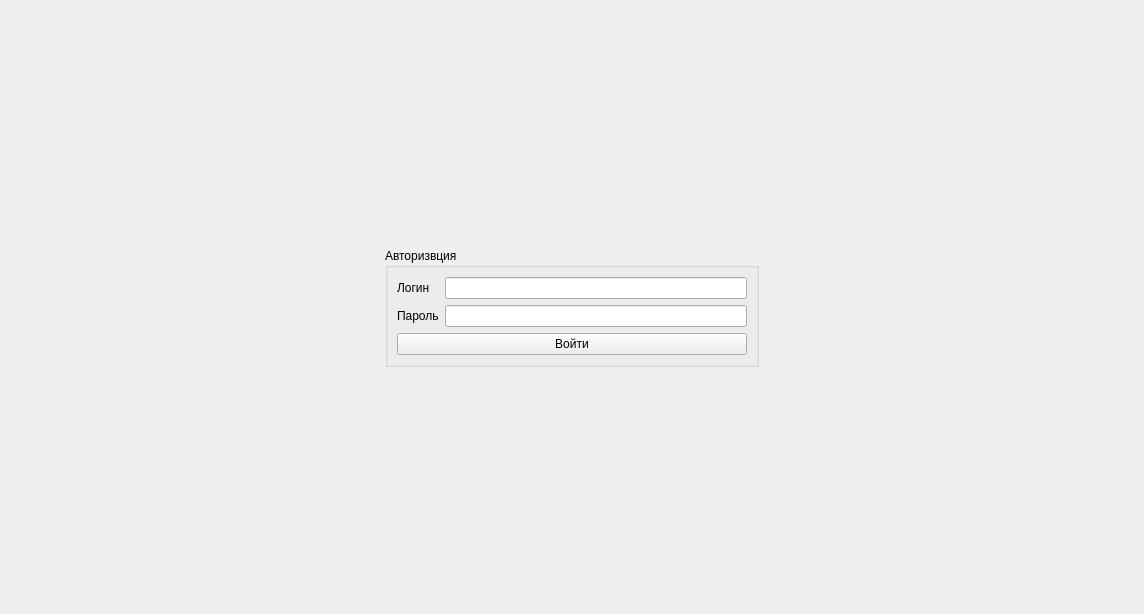
<?xml version="1.0" encoding="UTF-8"?>
<ui version="4.0">
 <class>AuthorizWindow</class>
 <widget class="QWidget" name="AuthorizWindow">
  <property name="geometry">
   <rect>
    <x>0</x>
    <y>0</y>
    <width>1144</width>
    <height>614</height>
   </rect>
  </property>
  <property name="windowTitle">
   <string>Form</string>
  </property>
  <layout class="QGridLayout" name="gridLayout">
   <item row="1" column="1">
    <widget class="QGroupBox" name="groupBox">
     <property name="enabled">
      <bool>true</bool>
     </property>
     <property name="sizePolicy">
      <sizepolicy hsizetype="Preferred" vsizetype="Preferred">
       <horstretch>0</horstretch>
       <verstretch>0</verstretch>
      </sizepolicy>
     </property>
     <property name="title">
      <string>Авторизвция</string>
     </property>
     <layout class="QVBoxLayout" name="verticalLayout_7">
      <item>
       <layout class="QVBoxLayout" name="verticalLayout_6">
        <item>
         <layout class="QVBoxLayout" name="verticalLayout_5">
          <item>
           <layout class="QHBoxLayout" name="horizontalLayout">
            <item>
             <widget class="QLabel" name="nameAutLabel">
              <property name="minimumSize">
               <size>
                <width>42</width>
                <height>0</height>
               </size>
              </property>
              <property name="text">
               <string>Логин</string>
              </property>
             </widget>
            </item>
            <item>
             <widget class="QLineEdit" name="authName"/>
            </item>
           </layout>
          </item>
          <item>
           <layout class="QHBoxLayout" name="horizontalLayout_2">
            <item>
             <widget class="QLabel" name="pssAutLabbel">
              <property name="sizeIncrement">
               <size>
                <width>0</width>
                <height>0</height>
               </size>
              </property>
              <property name="baseSize">
               <size>
                <width>0</width>
                <height>0</height>
               </size>
              </property>
              <property name="text">
               <string>Пароль</string>
              </property>
             </widget>
            </item>
            <item>
             <widget class="QLineEdit" name="authPass"/>
            </item>
           </layout>
          </item>
         </layout>
        </item>
        <item>
         <widget class="QPushButton" name="authorizationButton">
          <property name="text">
           <string>Войти</string>
          </property>
         </widget>
        </item>
       </layout>
      </item>
     </layout>
    </widget>
   </item>
   <item row="1" column="0">
    <spacer name="horizontalSpacer_2">
     <property name="orientation">
      <enum>Qt::Horizontal</enum>
     </property>
     <property name="sizeHint" stdset="0">
      <size>
       <width>40</width>
       <height>20</height>
      </size>
     </property>
    </spacer>
   </item>
   <item row="2" column="1">
    <spacer name="verticalSpacer">
     <property name="orientation">
      <enum>Qt::Vertical</enum>
     </property>
     <property name="sizeHint" stdset="0">
      <size>
       <width>20</width>
       <height>40</height>
      </size>
     </property>
    </spacer>
   </item>
   <item row="1" column="2">
    <spacer name="horizontalSpacer">
     <property name="orientation">
      <enum>Qt::Horizontal</enum>
     </property>
     <property name="sizeHint" stdset="0">
      <size>
       <width>40</width>
       <height>20</height>
      </size>
     </property>
    </spacer>
   </item>
   <item row="0" column="1">
    <spacer name="verticalSpacer_2">
     <property name="orientation">
      <enum>Qt::Vertical</enum>
     </property>
     <property name="sizeHint" stdset="0">
      <size>
       <width>20</width>
       <height>40</height>
      </size>
     </property>
    </spacer>
   </item>
  </layout>
 </widget>
 <resources/>
 <connections/>
</ui>
